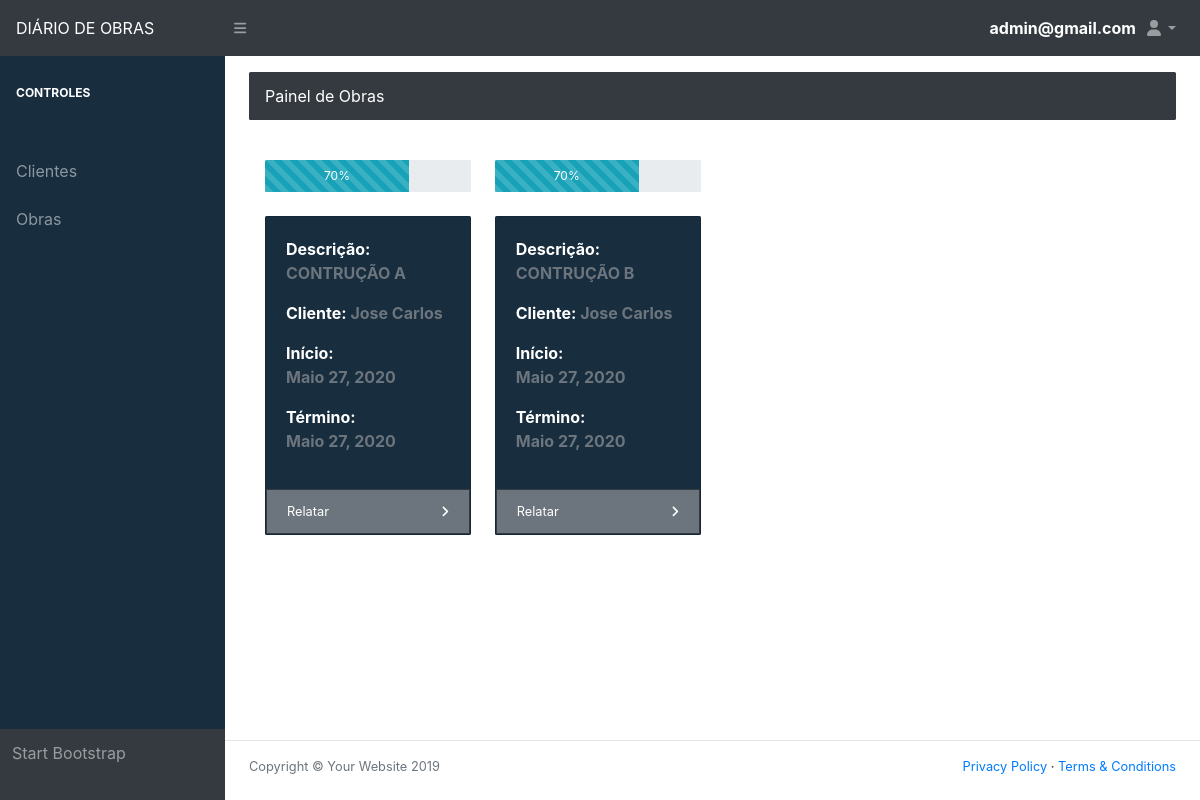
The app's page /home_page (signed in) with its own data.
### Diary/models.py (models this page shows, shortened)
class Access(AbstractBaseUser, PermissionsMixin):
    objects = User_manager()
    email = models.EmailField('Email', unique=True)
    user_type = models.CharField('Tipo', max_length=50)
    USERNAME_FIELD = 'email'
    REQUIRED_FIELDS = ['user_type']
    def __str__(self):
        return self.email

class Construction(models.Model):
    construction_name = models.CharField('Nome da construção', max_length=60)
    construction_date_start = models.DateField('Data de início')
    construction_date_term = models.DateField('Data de entrega')
    construction_company_customer = models.ForeignKey(Customer, on_delete=models.CASCADE)
    construction_company_engineer = models.ForeignKey(Engineer, on_delete=models.CASCADE)

class Customer(models.Model):
    user_access = models.ForeignKey(Access, on_delete=models.CASCADE)
    engineer = models.ForeignKey(Engineer, on_delete=models.CASCADE)
    customer_name = models.CharField('Nome do cliente', max_length=50)

### Diary/views/home/home_page.py (the view)
# urls.py: path('home_page', Index, name='home_page'),
@login_required(login_url='login')
def Index(request):
    user = request.user
    user = Access.objects.get(id=user.id)
    engineer = Engineer.objects.get(user_access=user)
    constructions = Construction.objects.filter(construction_company_engineer=engineer)
    if user.user_type == 'Engenheiro':
        nome_campo = 'engineer_name'
        usuario = Engineer.objects.get(user_access__email=user.email)
    elif user.user_type == 'Cliente':
        nome_campo = 'engineer_customer'
        usuario = Customer.objects.get(user_access__email=user.email)
    return render(request, 'Diary/home/index.html', locals())

### templates/Diary/home/index.html (shortened to what this page needs)
{% extends 'Diary/home/base.html' %}
{% load static %}
                {% block conteudo %}
                <main>
                    <div class="container-fluid">
                        <ol class="breadcrumb mb-4">
                            <li class="breadcrumb-item active">Painel de Obras</li>
                        </ol>
                        <div class="modal-body">
                            <div class="row">
                                {% for i in constructions %}
                                    <div class="col-xl-3 col-md-6">
                                    <div class="progress">
  <div class="progress-bar progress-bar-striped bg-info" role="progressbar" style="width: 70%" aria-valuenow="100" aria-valuemin="0" aria-valuemax="100">70%</div>
</div><br>
                                        <div class="card bg-primary text-white mb-4">
                                            <div class="card-body">
                                                <p class="text-secondary"><span class="text-white">Descrição:</span> {{ i.construction_name }}</p>
                                                <p class="text-secondary"><span class="text-white">Cliente:</span> {{ i.construction_company_customer.customer_name }}</p>
                                                Início: <p class="text-secondary">{{ i.construction_date_start }}</p>
                                                Término: <p class="text-secondary">{{ i.construction_date_start }}</p>
                                            </div>
                                            <div class="card-footer d-flex align-items-center justify-content-between">
                                                <a class="small text-white stretched-link" href="{% url 'register_diary' i.id %}">Relatar</a>
                                                <div class="small text-white"><i class="fas fa-angle-right"></i></div>
                                            </div>
                                        </div>
                                    </div>
                                {% endfor %}
                            </div>
                        </div>
                    </div>
                </main>
                {% endblock %}

### templates/Diary/home/base.html (shortened to what this page needs)
<!DOCTYPE html>
{% load static %}
<html lang="pt-br">
    <head>
        <link href="{% static 'diary/css/styles.css' %}" rel="stylesheet" />
        <link href="{% static 'diary/css/dataTables.bootstrap4.min.css' %}" rel="stylesheet" />
    </head>
    <body class="sb-nav-fixed">
        <nav class="sb-topnav navbar navbar-expand navbar-dark bg-dark">
            <a class="navbar-brand" href="{% url 'home_page' %}">DIÁRIO DE OBRAS</a> <button class="btn btn-link btn-sm order-1 order-lg-0" id="sidebarToggle" href="#"><i class="fas fa-bars"></i></button>
            <strong style="color: white">{{ request.user }}</strong>
            <ul class="navbar-nav ml-auto ml-md-0">
                <li class="nav-item dropdown">
                    <a class="nav-link dropdown-toggle" id="userDropdown" href="#" role="button" data-toggle="dropdown" aria-haspopup="true" aria-expanded="false"><i class="fas fa-user fa-fw"></i></a>
                </li>
            </ul>
        </nav>
        <div id="layoutSidenav">
            <div id="layoutSidenav_nav">
                <nav class="sb-sidenav accordion sb-sidenav-dark" id="sidenavAccordion">
                    <div class="sb-sidenav-menu">
                        <div class="nav">
                              <div class="sb-sidenav-menu-heading">CONTROLES</div><hr>
                              <li class="nav-item">
                                <a class="nav-link" href="{% url 'show_customer' %}">
                                  <span>Clientes</span></a>
                              </li>
                              <li class="nav-item">
                                <a class="nav-link" href="{% url 'show_constructions' %}">
                                  <span>Obras</span></a>
                              </li>
                        </div>
                    </div>
                    <div class="sb-sidenav-footer">
                        Start Bootstrap
                    </div>
                </nav>
            </div>
            <div id="layoutSidenav_content">
                {% block conteudo %}{% endblock %}
                <footer class="bg-transparent mt-auto"><hr>
                    <div class="container-fluid">
                        <div class="d-flex align-items-center justify-content-between small">
                            <div class="text-muted">Copyright &copy; Your Website 2019</div>
                            <div>
                                <a href="#">Privacy Policy</a>
                                &middot;
                                <a href="#">Terms &amp; Conditions</a>
                            </div>
                        </div>
                    </div>
                </footer>
            </div>
        </div>
    </body>
</html>

### records on screen
Access: user "admin@gmail.com"
Construction: construction_name "CONTRUÇÃO A", construction_company_customer.customer_name "Jose Carlos", construction_date_start "Maio 27, 2020"
Construction: construction_name "CONTRUÇÃO B", construction_company_customer.customer_name "Jose Carlos", construction_date_start "Maio 27, 2020"
